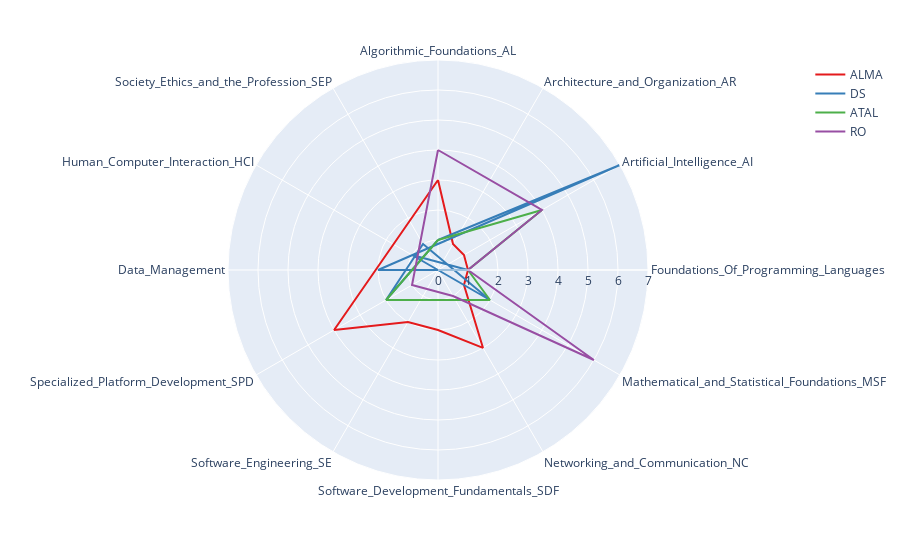

Notebook code cell kept with this figure:
### Code cell
fig = px.line_polar()
learning_path = ["ALMA", "DS", "ATAL", "RO"]
colors = px.colors.qualitative.Set1

for path in learning_path:
    courses = matched_courses[matched_courses["parcours"].str.contains(path)]
    ka_count = courses.groupby("ka")["s"].nunique()
    ka_count = ka_count.reset_index()
    ka_count.columns = ["ka", "count"]
    ka_count = ka_count.sort_values(by="ka")

    c = learning_path.index(path)
    css_color = colors[c]

    trace = px.line_polar(
        r=list(ka_count["count"]),
        theta=list(ka_count["ka"]),
        line_close=True,
        #line_shape="spline",
    ).data[0]
    trace.line.color = css_color
    trace.name = path
    fig.add_trace(trace)


fig.update_traces(showlegend=True)

fig.show()

### Figure 1 — Plotly figure (JSON) as saved in the notebook; plotly's stock layout.template omitted (floating-point values rounded to 4 significant figures)
{"data": [{"hovertemplate": "<extra></extra>", "legendgroup": "", "line": {"color": "#636efa", "dash": "solid"}, "marker": {"symbol": "circle"}, "mode": "lines", "name": "", "showlegend": true, "subplot": "polar", "type": "scatterpolar"}, {"hovertemplate": "r=%{r}<br>theta=%{theta}<extra></extra>", "legendgroup": "", "line": {"color": "rgb(228,26,28)", "dash": "solid"}, "marker": {"symbol": "circle"}, "mode": "lines", "name": "ALMA", "r": [3, 1, 1, 1, 1, 3, 2, 2, 4, 3], "showlegend": true, "subplot": "polar", "theta": ["Algorithmic_Foundations_AL", "Architecture_and_Organization_AR", "Artificial_Intelligence_AI", "Foundations_Of_Programming_Languages", "Mathematical_and_Statistical_Foundations_MSF", "Networking_and_Communication_NC", "Software_Development_Fundamentals_SDF", "Software_Engineering_SE", "Specialized_Platform_Development_SPD", "Algorithmic_Foundations_AL"], "type": "scatterpolar"}, {"hovertemplate": "r=%{r}<br>theta=%{theta}<extra></extra>", "legendgroup": "", "line": {"color": "rgb(55,126,184)", "dash": "solid"}, "marker": {"symbol": "circle"}, "mode": "lines", "name": "DS", "r": [1, 7, 2, 1, 1, 2, 1, 2, 1], "showlegend": true, "subplot": "polar", "theta": ["Algorithmic_Foundations_AL", "Artificial_Intelligence_AI", "Data_Management", "Foundations_Of_Programming_Languages", "Human_Computer_Interaction_HCI", "Mathematical_and_Statistical_Foundations_MSF", "Society_Ethics_and_the_Profession_SEP", "Specialized_Platform_Development_SPD", "Algorithmic_Foundations_AL"], "type": "scatterpolar"}, {"hovertemplate": "r=%{r}<br>theta=%{theta}<extra></extra>", "legendgroup": "", "line": {"color": "rgb(77,175,74)", "dash": "solid"}, "marker": {"symbol": "circle"}, "mode": "lines", "name": "ATAL", "r": [1, 4, 1, 2, 2, 1], "showlegend": true, "subplot": "polar", "theta": ["Algorithmic_Foundations_AL", "Artificial_Intelligence_AI", "Foundations_Of_Programming_Languages", "Mathematical_and_Statistical_Foundations_MSF", "Specialized_Platform_Development_SPD", "Algorithmic_Foundations_AL"], "type": "scatterpolar"}, {"hovertemplate": "r=%{r}<br>theta=%{theta}<extra></extra>", "legendgroup": "", "line": {"color": "rgb(152,78,163)", "dash": "solid"}, "marker": {"symbol": "circle"}, "mode": "lines", "name": "RO", "r": [4, 4, 1, 6, 1, 1, 4], "showlegend": true, "subplot": "polar", "theta": ["Algorithmic_Foundations_AL", "Artificial_Intelligence_AI", "Foundations_Of_Programming_Languages", "Mathematical_and_Statistical_Foundations_MSF", "Networking_and_Communication_NC", "Specialized_Platform_Development_SPD", "Algorithmic_Foundations_AL"], "type": "scatterpolar"}], "layout": {"legend": {"tracegroupgap": 0}, "margin": {"t": 60}, "polar": {"angularaxis": {"direction": "clockwise", "rotation": 90}, "domain": {"x": [0, 1], "y": [0, 1]}}}}
